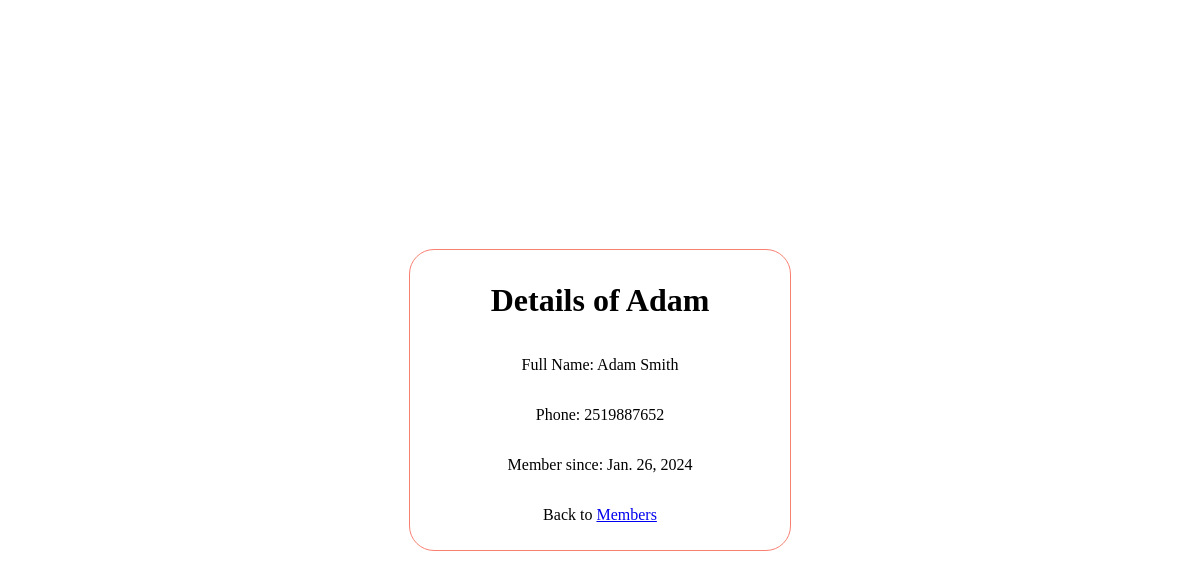
Before: /members/details/2 with the older database file.
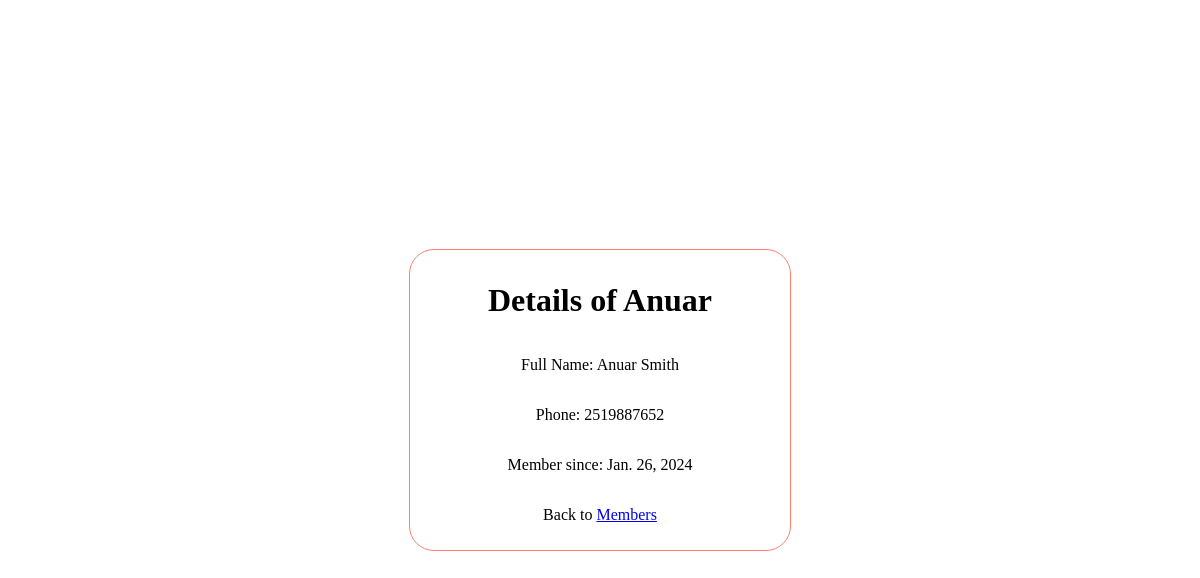
After: the same page with the newer database file.
### members/models.py (models this page shows)
class Member(models.Model):
    firstname = models.CharField(max_length=255)
    lastname = models.CharField(max_length=255)
    phone = models.IntegerField(null = True)
    joined_date = models.DateField(null = True)

### members/views.py (the view)
# urls.py: path("members/details/<int:id>", views.details, name="details"),
def details(request, id):
    mymember = Member.objects.get(id=id)
    template = loader.get_template("details.html")
    context = {
        "mymember": mymember
    }
    return HttpResponse(template.render(context, request))

### members/templates/details.html (shortened to what this page needs)
{% extends "master.html" %}
{% block content%}
    <h1>Details of {{mymember.firstname}}</h1>
    <p>Full Name: {{mymember.firstname}} {{mymember.lastname}}</p>
    <p>Phone:  {{mymember.phone}}</p>
    <p>Member since: {{mymember.joined_date}}</p>
    <p>Back to  <a href="/members">Members</a></p>
{% endblock %}

### members/templates/master.html (shortened to what this page needs)
<!DOCTYPE html>
<html lang="en">
  <head>
  </head>
  <body>
    <div class="container">
        {% block content %} {% endblock %}
    </div>
  </body>
</html>

### members/templates/master.html (style rules this page uses)
.container { display: flex; flex-direction: column; align-items: center; justify-content: center; padding: 10px; border-radius: 25px; border: 1px salmon solid; width: 30%; }
body { width: 100%; display: flex; flex-direction: column; align-items: center; justify-content: center; padding: 0; margin: 0; overflow: hidden; height: 100vh; }

Changed rows visible on the page:
changed Member "Smith": firstname "Adam" → "Anuar"
